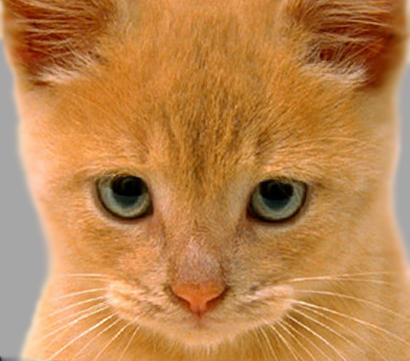
#> input picture Lab2/Data/cat.bmp, 410 x 361 px, found by its file name
$ python hw2_testcase.py
#> lines starting #> are read from the running program, lines starting #| are printed output that depends on the picture
### hw2/code/my_filter2D.py
import cv2
import numpy as np


def my_filter2D(image, kernel, reflect = False):
    # This function computes convolution given an image and kernel.
    # While "correlation" and "convolution" are both called filtering, here is a difference;
    # 2-D correlation is related to 2-D convolution by a 180 degree rotation of the filter matrix.
    #
    # Your function should meet the requirements laid out on the project webpage.
    #
    # Boundary handling can be tricky as the filter can't be centered on pixels at the image boundary without parts
    # of the filter being out of bounds. If we look at BorderTypes enumeration defined in cv2, we see that there are
    # several options to deal with boundaries such as cv2.BORDER_CONSTANT, cv2.BORDER_REPLICATE, etc.:
    # https://docs.opencv.org/4.5.0/d2/de8/group__core__array.html#ga209f2f4869e304c82d07739337eae7c5
    #
    # Your my_filter2D() computes convolution with the following behaviors:
    # - to pad the input image with zeros,
    # - and return a filtered image which matches the input image resolution.
    # - A better approach is to mirror or reflect the image content in the padding (borderType=cv2.BORDER_REFLECT_101).
    #
    # You may refer cv2.filter2D() as an exemplar behavior except that it computes "correlation" instead.
    # https://docs.opencv.org/4.5.0/d4/d86/group__imgproc__filter.html#ga27c049795ce870216ddfb366086b5a04
    # correlated = cv2.filter2D(image, -1, kernel, borderType=cv2.BORDER_CONSTANT)
    # correlated = cv2.filter2D(image, -1, kernel, borderType=cv2.BORDER_REFLECT_101)   # for extra credit
    # Your final implementation should not contain cv2.filter2D().
    # Keep in mind that my_filter2D() is supposed to compute "convolution", not "correlation".
    #
    # Feel free to add your own parameters to this function to get extra credits written in the webpage:
    # - pad with reflected image content
    # - FFT-based convolution

    ################
    # Your code here
    ################

    ker_height = kernel.shape[0]
    ker_width = kernel.shape[1]

    if (ker_height % 2 == 0) or (ker_width % 2 == 0):
        print("Filter length is even")
        return

    identity_kernel = np.zeros(kernel.shape)
    identity_kernel[int((ker_height - 1) / 2), int((ker_width - 1) / 2)] = 1
    if np.all(kernel == identity_kernel):
        return image

    pad_height = int((ker_height - 1) / 2)
    pad_width = int((ker_width - 1) / 2)

    if reflect == False:
        if image.ndim == 3:
            padded_image = np.pad(image,((pad_height, pad_height),(pad_width, pad_width),(0, 0)),'constant')
        else:
            padded_image = np.pad(image,((pad_height, pad_height),(pad_width, pad_width)),'constant')
    else:
        if image.ndim == 3:
            padded_image = np.pad(image,((pad_height, pad_height),(pad_width, pad_width),(0, 0)),'reflect')
        else:
            padded_image = np.pad(image,((pad_height, pad_height),(pad_width, pad_width)),'reflect')

    rotated_kernel = cv2.rotate(kernel,cv2.ROTATE_180)
    result_image = np.zeros(image.shape)

    if image.ndim == 3:
        for i in range(result_image.shape[0]):
            for j in range(result_image.shape[1]):
                result_image[i,j,0] = np.sum(padded_image[i:i+ker_height,j:j+ker_width, 0] * rotated_kernel)
                result_image[i,j,1] = np.sum(padded_image[i:i+ker_height,j:j+ker_width, 1] * rotated_kernel)
                result_image[i,j,2] = np.sum(padded_image[i:i+ker_height,j:j+ker_width, 2] * rotated_kernel)
    else:
        for i in range(result_image.shape[0]):
            for j in range(result_image.shape[1]):
                result_image[i,j] = np.sum(padded_image[i:i+ker_height,j:j+ker_width] * rotated_kernel)

    return result_image

### hw2/code/hw2_testcase.py
import cv2
import numpy as np
import time
import os
from my_filter2D import my_filter2D


def hw2_testcase():
    # This script has test cases to help you test your my_filter2D() function. You should verify here that your
    # output is reasonable before using your my_filter2D to construct a hybrid image in hw2.py. The outputs are all
    # saved and you can include them in your writeup. You can add calls to cv2.filter2D() if you want to check that
    # my_filter2D() is doing something similar.
    #
    # Revised by Dahyun Kang and originally written by James Hays.

    ## Setup
    test_image = cv2.imread('../data/cat.bmp') / 255.0
    test_image = cv2.resize(test_image, dsize=None, fx=0.7, fy=0.7, )
#> test_image: shape (253, 287, 3) float64

    result_dir = '../result/test'
    os.makedirs(result_dir, exist_ok=True)

    cv2.imshow('test_image', test_image)
    cv2.waitKey(10)

    ##################################
    ## Identify filter
    # This filter should do nothing regardless of the padding method you use.
    identity_filter = np.array([[0, 0, 0], [0, 1, 0], [0, 0, 0]])

    identity_image = my_filter2D(test_image, identity_filter)

    cv2.imshow('identity_image', identity_image)
    cv2.imwrite(os.path.join(result_dir, 'identity_image.jpg'), identity_image * 255)

    ##################################
    ## Small blur with a box filter
    # This filter should remove some high frequencies
    blur_filter = np.array([[1, 1, 1], [1, 1, 1], [1, 1, 1]])
    blur_filter = blur_filter / sum(sum(blur_filter))  # making the filter sum to 1

    blur_image = my_filter2D(test_image, blur_filter)

    cv2.imshow('blur_image', blur_image)
    cv2.imwrite(os.path.join(result_dir, 'blur_image.jpg'), blur_image * 255)

    ##################################
    ## Large blur
    # This blur would be slow to do directly, so we instead use the fact that Gaussian blurs are separable and blur
    # sequentially in each direction.
    large_1d_blur_filter = cv2.getGaussianKernel(25, 10)

    start_time = time.time()
    large_blur_image = my_filter2D(test_image, large_1d_blur_filter)
    large_blur_image = my_filter2D(large_blur_image, large_1d_blur_filter.T)  # notice the transpose operator
#> call 4 of my_filter2D, with kernel = array of shape (1, 25), reflect = False
#> in my_filter2D (call 4), `padded_image = np.pad(image,((pad_height, pad_height),(pad_width, pad_..`:
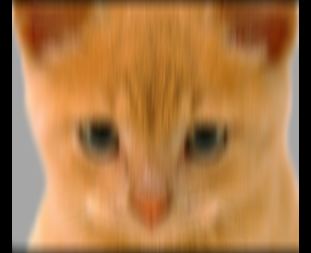
#> padded_image: shape (253, 311, 3) float64; mean B, G, R 0.274, 0.469, 0.666
#> after the loop in my_filter2D (call 4), `for i in range(result_image.shape[0]):`:
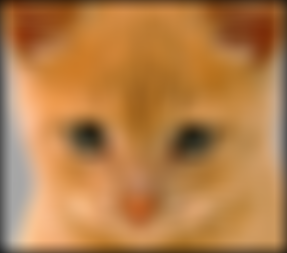
#> result_image: shape (253, 287, 3) float64; mean B, G, R 0.286, 0.497, 0.709
    print(f'[large_blur_image] time spent: {time.time() - start_time:.4} sec')

    cv2.imshow('large_blur_image', large_blur_image)
    cv2.imwrite(os.path.join(result_dir, 'large_blur_image.jpg'), large_blur_image * 255)

    # # If you want to see how slow this would be to do naively, try out this equivalent operation:
    # large_blur_filter_naive = large_1d_blur_filter * large_1d_blur_filter.T
    #
    # start_time = time.time()
    # large_blur_image_naive = my_filter2D(test_image, large_blur_filter_naive)
    # print(f'[large_blur_image_naive] time spent: {time.time() - start_time:.4} sec')
    #
    # cv2.imshow('large_blur_image_naive', large_blur_image_naive)
    # cv2.imwrite(os.path.join(result_dir, 'large_blur_image_naive.jpg'), large_blur_image_naive * 255)

    ##################################
    ## Oriented filter (Sobel Operator)
    sobel_filter = np.array([[-1, 0, 1], [-2, 0, 2], [-1, 0, 1]])  # should respond to horizontal gradients

    sobel_image = my_filter2D(test_image, sobel_filter)

    # 0.5 added because the output image is centered around zero otherwise and mostly black
    cv2.imshow('sobel_image + 0.5', sobel_image + 0.5)
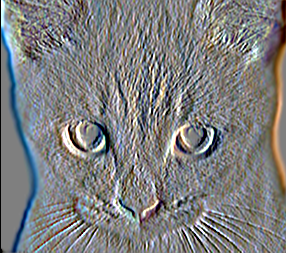
#> window 'sobel_image + 0.5': shape (253, 287, 3); mean B, G, R 127.3, 126.9, 126.5
    cv2.imwrite(os.path.join(result_dir, 'sobel_image.jpg'), (sobel_image + 0.5) * 255)

    ##################################
    ## High pass filter (Discrete Laplacian)
    laplacian_filter = np.array([[0, 1, 0], [1, -4, 1], [0, 1, 0]])

    laplacian_image = my_filter2D(test_image, laplacian_filter)
#> after the loop in my_filter2D (call 6), `for i in range(result_image.shape[0]):`:
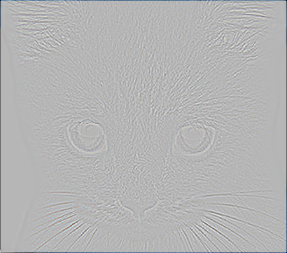
#> result_image: shape (253, 287, 3) float64; mean B, G, R -0.0065, -0.00872, -0.0109; drawn with min black and max white

    # 0.5 added because the output image is centered around zero otherwise and mostly black
    cv2.imshow('laplacian_image + 0.5', laplacian_image + 0.5)
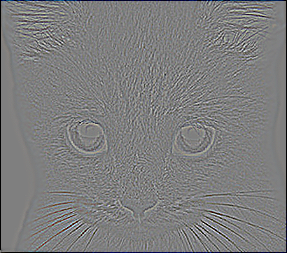
#> window 'laplacian_image + 0.5': shape (253, 287, 3); mean B, G, R 125.6, 125.2, 125.1
    cv2.imwrite(os.path.join(result_dir, 'laplacian_image.jpg'), (laplacian_image + 0.5) * 255)

    ##################################
    ## High pass "filter" alternative
    high_pass_image = test_image - blur_image  # simply subtract the low frequency content
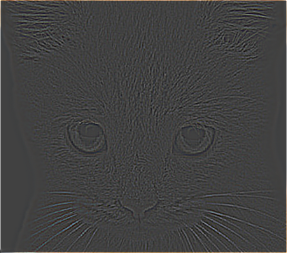
#> high_pass_image: shape (253, 287, 3) float64; mean B, G, R 0.00216, 0.0029, 0.00363; drawn with min black and max white

    cv2.imshow('high_pass_image + 0.5', high_pass_image + 0.5)
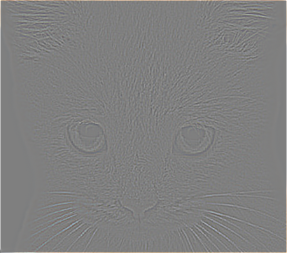
#> window 'high_pass_image + 0.5': shape (253, 287, 3) float64; mean B, G, R 0.502, 0.503, 0.504
    cv2.imwrite(os.path.join(result_dir, 'high_pass_image.jpg'), (laplacian_image + 0.5) * 255)

    ##################################
    ## Done
    print('Press any key ...')
    cv2.waitKey(0)


if __name__ == '__main__':
    hw2_testcase()
